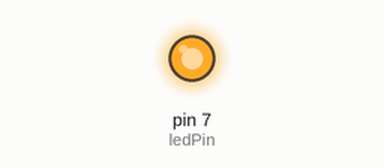
Bench run of a sketch on a simulated Arduino Uno, built with avr-gcc and run on an emulated ATmega328P. Shown: output pins drawn as LEDs (lit = HIGH).

Above: at 0.1 s.
Timing chart, 0 to 1.6 s (numbered marks = the images above):
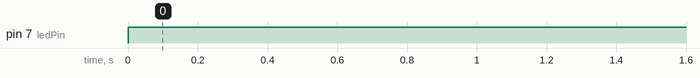

The sketch:

_1_On_Led.ino
```cpp
int ledPin = 7;   // Integers LED connected to digital pin 7

void setup() {
  // put your setup code here, to run once:
pinMode(ledPin, OUTPUT);
}

void loop() {
  // put your main code here, to run repeatedly:
digitalWrite(ledPin, HIGH);
delay (1000);
}
```

Measured:
- by itself, pin 7 (ledPin): LOW → HIGH at 0.00 s
